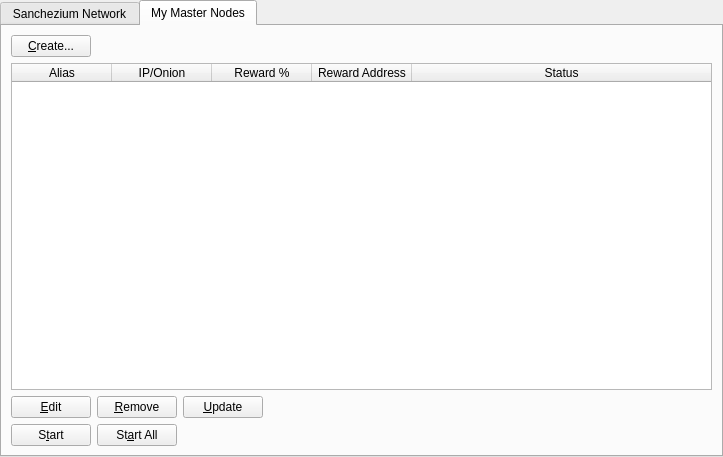
<?xml version="1.0" encoding="UTF-8"?>
<ui version="4.0">
 <class>MasternodeManager</class>
 <widget class="QWidget" name="MasternodeManager">
  <property name="geometry">
   <rect>
    <x>0</x>
    <y>0</y>
    <width>723</width>
    <height>457</height>
   </rect>
  </property>
  <property name="windowTitle">
   <string>Form</string>
  </property>
  <layout class="QVBoxLayout" name="topLayout">
   <property name="leftMargin">
    <number>0</number>
   </property>
   <property name="topMargin">
    <number>0</number>
   </property>
   <property name="rightMargin">
    <number>0</number>
   </property>
   <property name="bottomMargin">
    <number>0</number>
   </property>
   <item>
    <layout class="QVBoxLayout" name="verticalLayout">
     <property name="bottomMargin">
      <number>0</number>
     </property>
     <item>
      <widget class="QTabWidget" name="tabWidget">
       <property name="currentIndex">
        <number>1</number>
       </property>
       <widget class="QWidget" name="tab">
        <attribute name="title">
         <string>Sanchezium Network</string>
        </attribute>
        <layout class="QGridLayout" name="gridLayout">
         <item row="1" column="0">
          <widget class="QTableWidget" name="tableWidgetMasternodes">
           <property name="editTriggers">
            <set>QAbstractItemView::NoEditTriggers</set>
           </property>
           <property name="alternatingRowColors">
            <bool>true</bool>
           </property>
           <property name="selectionBehavior">
            <enum>QAbstractItemView::SelectRows</enum>
           </property>
           <property name="sortingEnabled">
            <bool>true</bool>
           </property>
           <attribute name="horizontalHeaderStretchLastSection">
            <bool>true</bool>
           </attribute>
           <column>
            <property name="text">
             <string>Address</string>
            </property>
           </column>
           <column>
            <property name="text">
             <string>Protocol</string>
            </property>
           </column>
           <column>
            <property name="text">
             <string>Active</string>
            </property>
           </column>
           <column>
            <property name="text">
             <string>Active (secs)</string>
            </property>
           </column>
           <column>
            <property name="text">
             <string>Last Seen</string>
            </property>
           </column>
           <column>
            <property name="text">
             <string>Pubkey</string>
            </property>
           </column>
          </widget>
         </item>
         <item row="0" column="0">
          <layout class="QHBoxLayout" name="horizontalLayout_3">
           <property name="bottomMargin">
            <number>0</number>
           </property>
           <item>
            <widget class="QLabel" name="label_2">
             <property name="text">
              <string>Sanchezium Node Count:</string>
             </property>
            </widget>
           </item>
           <item>
            <widget class="QLabel" name="countLabel">
             <property name="text">
              <string>0</string>
             </property>
            </widget>
           </item>
           <item>
            <spacer name="horizontalSpacer_3">
             <property name="orientation">
              <enum>Qt::Horizontal</enum>
             </property>
             <property name="sizeHint" stdset="0">
              <size>
               <width>40</width>
               <height>20</height>
              </size>
             </property>
            </spacer>
           </item>
          </layout>
         </item>
        </layout>
       </widget>
       <widget class="QWidget" name="tab_2">
        <attribute name="title">
         <string>My Master Nodes</string>
        </attribute>
        <layout class="QGridLayout" name="gridLayout_2">
         <item row="0" column="0">
          <layout class="QVBoxLayout" name="verticalLayout_2">
           <property name="bottomMargin">
            <number>0</number>
           </property>
           <item>
            <layout class="QHBoxLayout" name="horizontalLayout">
             <item>
              <widget class="QPushButton" name="createButton">
               <property name="text">
                <string>&amp;Create...</string>
               </property>
              </widget>
             </item>
             <item>
              <spacer name="horizontalSpacer">
               <property name="orientation">
                <enum>Qt::Horizontal</enum>
               </property>
               <property name="sizeHint" stdset="0">
                <size>
                 <width>40</width>
                 <height>20</height>
                </size>
               </property>
              </spacer>
             </item>
            </layout>
           </item>
           <item>
            <widget class="QTableWidget" name="tableWidget_2">
             <property name="minimumSize">
              <size>
               <width>695</width>
               <height>0</height>
              </size>
             </property>
             <property name="editTriggers">
              <set>QAbstractItemView::NoEditTriggers</set>
             </property>
             <property name="alternatingRowColors">
              <bool>true</bool>
             </property>
             <property name="selectionMode">
              <enum>QAbstractItemView::SingleSelection</enum>
             </property>
             <property name="selectionBehavior">
              <enum>QAbstractItemView::SelectRows</enum>
             </property>
             <attribute name="horizontalHeaderStretchLastSection">
              <bool>true</bool>
             </attribute>
             <column>
              <property name="text">
               <string>Alias</string>
              </property>
             </column>
             <column>
              <property name="text">
               <string>IP/Onion</string>
              </property>
             </column>
             <column>
              <property name="text">
               <string>Reward %</string>
              </property>
             </column>
             <column>
              <property name="text">
               <string>Reward Address</string>
              </property>
             </column>
             <column>
              <property name="text">
               <string>Status</string>
              </property>
             </column>
            </widget>
           </item>
           <item>
            <layout class="QHBoxLayout" name="horizontalLayout_2">
             <property name="bottomMargin">
              <number>0</number>
             </property>
             <item>
              <widget class="QPushButton" name="editButton">
               <property name="text">
                <string>&amp;Edit</string>
               </property>
              </widget>
             </item>
             <item>
              <widget class="QPushButton" name="removeButton">
               <property name="text">
                <string>&amp;Remove</string>
               </property>
              </widget>
             </item>
             <item>
              <widget class="QPushButton" name="UpdateButton">
               <property name="text">
                <string>&amp;Update</string>
               </property>
              </widget>
             </item>
             <item>
              <spacer name="horizontalSpacer_2">
               <property name="orientation">
                <enum>Qt::Horizontal</enum>
               </property>
               <property name="sizeHint" stdset="0">
                <size>
                 <width>40</width>
                 <height>20</height>
                </size>
               </property>
              </spacer>
             </item>
            </layout>
           </item>
           <item>
            <layout class="QHBoxLayout" name="horizontalLayout_4">
             <property name="bottomMargin">
              <number>0</number>
             </property>
            </layout>
           </item>
           <item>
            <layout class="QHBoxLayout" name="horizontalLayout_5">
             <property name="bottomMargin">
              <number>0</number>
             </property>
             <item>
              <widget class="QPushButton" name="startButton">
               <property name="text">
                <string>S&amp;tart</string>
               </property>
              </widget>
             </item>
             <item>
              <widget class="QPushButton" name="startAllButton">
               <property name="text">
                <string>St&amp;art All</string>
               </property>
              </widget>
             </item>
             <item>
              <spacer name="horizontalSpacer_5">
               <property name="orientation">
                <enum>Qt::Horizontal</enum>
               </property>
               <property name="sizeHint" stdset="0">
                <size>
                 <width>40</width>
                 <height>20</height>
                </size>
               </property>
              </spacer>
             </item>
            </layout>
           </item>
          </layout>
         </item>
        </layout>
       </widget>
      </widget>
     </item>
    </layout>
   </item>
  </layout>
 </widget>
 <resources/>
 <connections/>
</ui>
